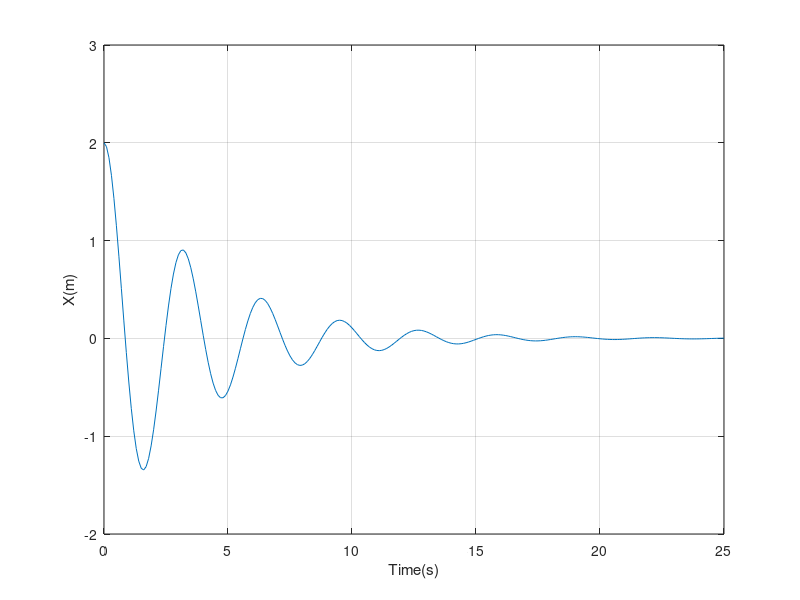

Source code (MATLAB):
A=2.016;
zeta= 0.125;
wn=2;
wd=1.984;
phi=1.4455;
t=[0:0.1:25];
n=length(t);
x= zeros(1,n);
for k=1:n
    x(k)=A*exp(-zeta*wn*t(k))*sin(wd*t(k)+phi);
end
plot(t,x)
grid on 
xlabel('Time(s)')
ylabel('X(m)')